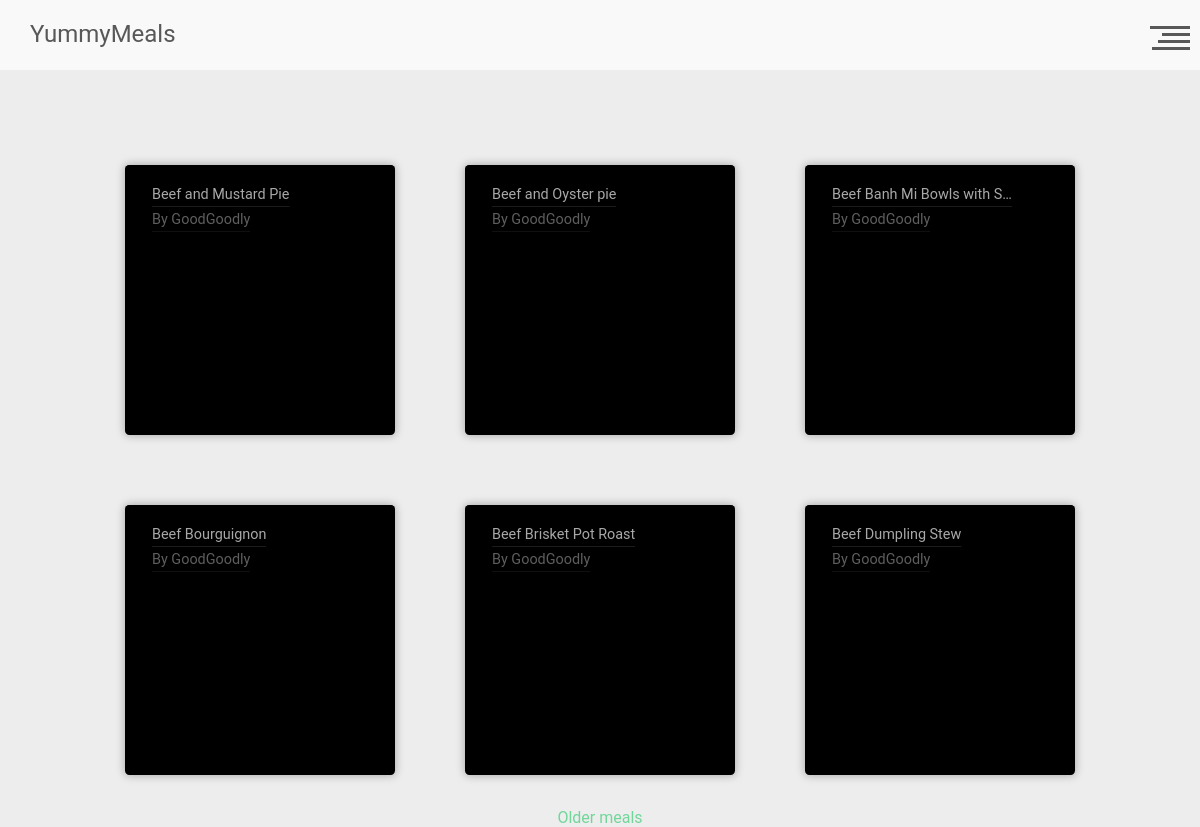
The page /meal/ on the database its author committed.
### app/meals/models.py (models this page shows)
class Meal(db.Model):
    __tablename__ = 'meal'
    id = Column(Integer, primary_key=True)
    name = Column(String)
    category_id =  Column(Integer, ForeignKey('category.id'))
    area_id = Column(Integer, ForeignKey('area.id'))
    author_id = Column(Integer, ForeignKey('user.id'), default = 1)
    instructions = Column(String)
    img_link = Column(String , default = 'default.jpg')
    tags = Column(String)
    video_link = Column(String)
    area = relationship("Area")
    category = relationship("Category")
    user = relationship("User")

### app/users/models.py (models this page shows, shortened)
class User(db.Model, UserMixin):
    id = db.Column(db.Integer, primary_key=True)
    username = db.Column(db.String(20), unique=True, nullable=False)
    email = db.Column(db.String(120), unique=True, nullable=False)
    image_file = db.Column(db.String(20), nullable=False, default='default.jpg')
    password = db.Column(db.String(60), nullable=False)
    post = db.relationship('Post', backref='author', lazy=True)

### app/meals/routes.py (the view)
@meals_bp.route('/')
def test_route():
    page = request.args.get('page', 1, type=int)
    meallist = Meal.query.paginate( page, 6 , False)
    next_url = url_for('meals.test_route', page=meallist.next_num) \
        if meallist.has_next else None
    prev_url = url_for('meals.test_route', page=meallist.prev_num) \
        if meallist.has_prev else None
    return render_template(
        'main_page.html',
        meallist = meallist ,
        next_url = next_url,
        prev_url = prev_url,
    )

### app/meals/templates/main_page.html (shortened to what this page needs)
{% extends 'index.html' %}
{% block content %}
    <link rel="stylesheet" href={{ url_for('meals.static', filename='css/main.css') }}  />
<div class="flexbox">
    {% for meal in meallist.items %}
        <div class="food-card" style="background-image:url({{meal.img_link}});">
    <div class="food-card-content">
      <div class="heading show">
        <h2>{{meal.name}}</h2>
      </div>
      <div class="heading author show">
        <h5>By <a href="#profile" class="profile">{{meal.user.username}}</a></h5>
      </div>
    </div>
  </div>
    {% endfor %}
    {% if next_url %}
    <a href="{{ next_url }}">  Older meals </a>
    {% endif %}
</div>
{% endblock content %}

### app/index/templates/index.html (shortened to what this page needs)
{% extends 'base.html' %}

### app/index/templates/base.html (shortened to what this page needs)
<!DOCTYPE html>
<html lang="en">
<head>
    <link rel="stylesheet" href= "{{ url_for('index.static', filename='css/base.css') }}"  />
    <link rel="stylesheet" href="https://stackpath.bootstrapcdn.com/bootstrap/4.5.0/css/bootstrap.min.css">
    <link rel="stylesheet" href="https://cdnjs.cloudflare.com/ajax/libs/font-awesome/4.7.0/css/font-awesome.min.css">
</head>
<body>
    {% include 'header.html' %}
    <main class="main-content">
    {% block content %}
    {% endblock content %}
    </main>
</body>
</html>

### app/index/templates/header.html (shortened to what this page needs)
<link rel="stylesheet" href="{{url_for('index.static',filename='css/header.css') }}">
<header>
  <h1 id="site-title"><a style="display:flex;" href="/">YummyMeals</a></h1>
  <div id="nav-trigger" role="button">
    <div class="line l-01"></div>
    <div class="line l-02"></div>
    <div class="line l-03"></div>
    <div class="line l-04"></div>
  </div>
</header>

### app/index/static/css/base.css (style rules this page uses)
* { margin: 0; padding: 0; box-sizing: border-box; }

### app/index/static/css/header.css (style rules this page uses)
html, body, div, span, applet, object, iframe, h1, h2, h3, h4, h5, h6, p, blockquote, pre, a, abbr, acronym, address, big, cite, code, del, dfn, em, img, ins, kbd, q, s, samp, small, strike, strong, sub, sup, tt, var, b, u, i, center, dl, dt, dd, ol, ul, li, fieldset, form, label, legend, table, caption, tbody, tfoot, thead, tr, th, td, article, aside, canvas, details, embed, figure, figcaption, footer, header, hgroup, menu, nav, output, ruby, section, summary, time, mark, audio, video { margin: 0; padding: 0; border: 0; font-size: 100%; font: inherit; vertical-align: baseline; }
article, aside, details, figcaption, figure, footer, header, hgroup, menu, nav, section, main { display: block; }
body { line-height: 1; }
html * { -webkit-font-smoothing: antialiased; -moz-osx-font-smoothing: grayscale; }
*, *:after, *:before { -webkit-box-sizing: border-box; -moz-box-sizing: border-box; box-sizing: border-box; }
html, body { height: 100%; }
body { font-size: 100%; font-family: "Roboto", sans-serif; color: #505050; background-color: #ededed; }
a { color: #72d69a; text-decoration: none; transition: color .2s ease-out; }
.main-content { min-height: 100%; position: relative; background-color: #ededed; z-index: 2; padding-top: 50px; -webkit-transform: translateZ(0); -webkit-backface-visibility: hidden; -webkit-transition-property: -webkit-transform; -moz-transition-property: -moz-transform; transition-property: transform; -webkit-transition-duration: 0.4s; -moz-transition-duration: 0.4s; transition-duration: 0.4s; }
@media only screen and (min-width: 768px) { .main-content { padding-top: 70px; } }
header { position: fixed; top: 0; left: 0; height: 50px; width: 100%; background: #f9f9f9; z-index: 3; -webkit-transform: translateZ(0); -webkit-backface-visibility: hidden; -webkit-transition-property: -webkit-transform; -moz-transition-property: -moz-transform; transition-property: transform; -webkit-transition-duration: 0.4s; -moz-transition-duration: 0.4s; transition-duration: 0.4s; }
@media only screen and (min-width: 768px) { header { height: 70px; } }
#site-title { display: block; float: left; margin: 12px 0 0 20px; font-size: 1.5em; font-weight: 400; }
#site-title a { color: #585858; text-decoration: none; }
@media only screen and (min-width: 768px) { #site-title { margin: 22px 0 0 30px; } }
#nav-trigger { position: relative; margin: 10px 10px 0 0; top: auto; right: auto; width: 40px; height: 40px; cursor: pointer; text-align: right; float: right; -moz-transform: rotate(180deg); -webkit-transform: rotate(180deg); -o-transform: rotate(180deg); transform: rotate(180deg); -moz-transition: all 0.4s cubic-bezier(0.19, 1, 0.22, 1); -webkit-transition: all 0.4s cubic-bezier(0.19, 1, 0.22, 1); -o-transition: all 0.4s cubic-bezier(0.19, 1, 0.22, 1); transition: all 0.4s cubic-bezier(0.19, 1, 0.22, 1); }
#nav-trigger .line { height: 3px; width: 100%; margin-bottom: 4px; background: #585858; -moz-transition: all 0.4s cubic-bezier(0.19, 1, 0.22, 1); -webkit-transition: all 0.4s cubic-bezier(0.19, 1, 0.22, 1); -o-transition: all 0.4s cubic-bezier(0.19, 1, 0.22, 1); transition: all 0.4s cubic-bezier(0.19, 1, 0.22, 1); }
#nav-trigger .line.l-01 { width: 95%; }
#nav-trigger .line.l-02 { width: 80%; }
#nav-trigger .line.l-03 { width: 70%; }
#nav-trigger .line.l-04 { width: 100%; }

### app/meals/static/css/main.css (style rules this page uses)
html { font-family:"Open Sans",sans-serif; height:100%; width:100%; background:whitesmoke; }
div.show { position:relative;overflow:hidden;width:fit-content; }
div.show > h1,div.show > h2,div.show > h3,div.show > h4,div.show > h5,div.show > p { animation:1s show-slow ease-in; }
.heading > * { margin:0;padding:4px 0;line-height:1.125;white-space:nowrap;overflow:hidden;text-overflow:ellipsis;max-width:200px; }
.author > h5 { opacity:0.56;line-height:1.25; }
.food-card { position:relative;width:300px;height:300px;margin:20px 20px;border-radius:5px;box-shadow:0 0 10px 1px #00000045;background:black no-repeat right top ;background-size:auto 300px;color:white;overflow:hidden; }
.flexbox { display:flex;justify-content:center;vertical-align:middle;flex-wrap:wrap;width:90%;margin:5%; }
.food-card-content { background:black;padding:20px 30px;opacity:0.66;transition:0.5s ease all; }
.food-card { transform:scale(0.9);transition:0.5s all ease; }
.profile { color:white; }

### rows shown on the page
Meal: name "Beef and Mustard Pie", user.username "GoodGoodly"
Meal: name "Beef and Oyster pie", user.username "GoodGoodly"
Meal: name "Beef Banh Mi Bowls with Srir…", user.username "GoodGoodly"
Meal: name "Beef Bourguignon", user.username "GoodGoodly"
Meal: name "Beef Brisket Pot Roast", user.username "GoodGoodly"
Meal: name "Beef Dumpling Stew", user.username "GoodGoodly"
